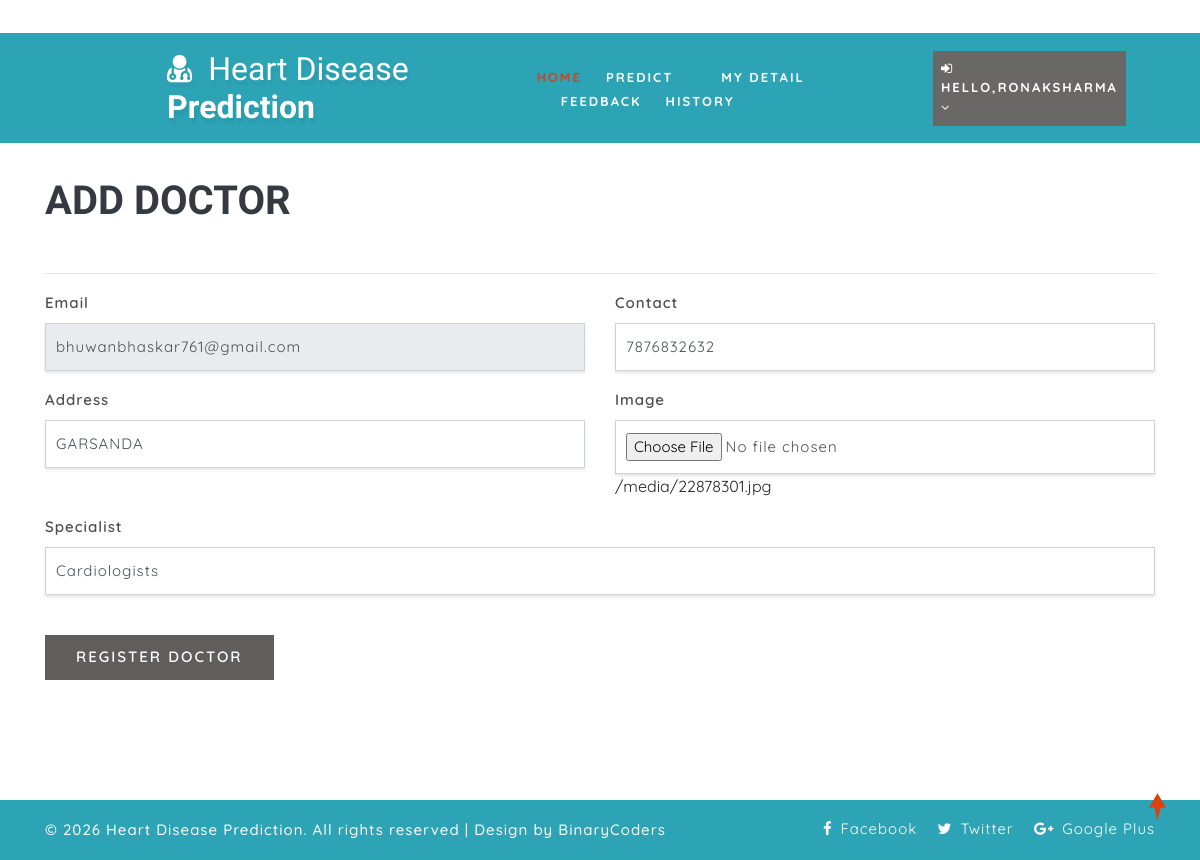
The app's page /change_doctor/1/ (signed in) with its own data.
### health/models.py (models this page shows, shortened)
class Doctor(models.Model):
    status = models.IntegerField(DOCTOR_STATUS, null=True)
    user = models.ForeignKey(User, on_delete=models.CASCADE, null=True)
    contact = models.CharField(max_length=100, null=True)
    address = models.CharField(max_length=100, null=True)
    category = models.CharField(max_length=100, null=True)
    doj = models.DateField(null=True)
    dob = models.DateField(null=True)
    image = models.FileField(null=True)

### health/views.py (the view, shortened to what this page needs)
# urls.py: path('change_doctor/<int:pid>/', add_doctor,name="change_doctor"),
@login_required(login_url="login")
def add_doctor(request,pid=None):
    doctor = None
    if pid:
        doctor = Doctor.objects.get(id=pid)
    d = {"doctor": doctor}
    return render(request, 'add_doctor.html', d)

### health/templates/add_doctor.html (shortened to what this page needs)
{% extends 'index.html' %}
{% load static %}
{% block body %}
<section class="logins py-5">
	<div class="container py-xl-5 py-lg-3">
		<div class="title-section mb-md-5 mb-4">
			<h6 class="w3ls-title-sub"></h6><br><br>
			<h3 class="w3ls-title text-uppercase text-dark font-weight-bold">Add Doctor</h3>
		</div>
		<hr/>
		<div class="login px-sm-12" style="width:100%">
			<form action="{% if doctor %}/change_doctor/{{doctor.id}}/{% else %}/add_doctor{% endif %}" method="post" enctype="multipart/form-data">
				<div class="form-group row">
					<div class="col-md-6">
						<label>Email</label>
						<input type="email" class="form-control" name="email" placeholder="Enter Email"
							   required value="{{ doctor.user.email }}" {% if doctor %}readonly{% endif %}>
					</div>
					<div class="col-md-6">
						<label>Contact</label>
						<input type="text" class="form-control" name="contact" placeholder="Enter Contact"
							   required value="{{ doctor.contact }}">
					</div>
				</div>
				<div class="form-group row">
					<div class="col-md-6">
						<label class="mb-2">Address</label>
						<input type="text" class="form-control" name="address"
							   placeholder="Enter Address" required value="{{ doctor.address }}">
					</div>
					<div class="col-md-6">
						<label>Image</label>
						<input type="file" class="form-control" name="image">
						{% if doctor %}
							<span>{{ doctor.image.url }}</span>
						{% endif %}
					</div>
				</div>
				<div class="form-group row">
					<div class="col-md-12">
						<label>Specialist</label>
						<input class="form-control" name="category"
							   placeholder="Specialist" value="{{ doctor.category }}">
					</div>
				</div>
				<button type="submit" class="btn submit mt-4"
						style="background-color: #605d5d;">Register Doctor</button>
			</form>
		</div>
	</div>
</section>
{% endblock %}

### health/templates/index.html (shortened to what this page needs)
<!DOCTYPE html>
{% load static %}
<html lang="zxx">
<head>
	<link rel="stylesheet" href="{% static 'css/bootstrap.css' %}">
	<link href="{% static 'css/css_slider.css' %}" type="text/css" rel="stylesheet" media="all">
	<link rel="stylesheet" href="{% static 'css/style.css' %}" type="text/css" media="all" />
	<link href="{% static 'css/font-awesome.min.css' %}" rel="stylesheet">
<link rel='stylesheet' type='text/css' href="https://cdn.datatables.net/1.10.21/css/jquery.dataTables.min.css">
<link rel='stylesheet' type='text/css' href="https://cdn.datatables.net/buttons/1.6.2/css/buttons.dataTables.min.css">
</head>
<body>
	<div id="home" style="margin-bottom:2%">
		<header>
			<div class="top-bar py-3">
				<div class="container">
					<div class="row">
						<div class="col-xl-7 col-lg-6 col-md-4 top-social-agile text-md-right text-center mt-md-0 mt-2">
							<div class="row">
								<div class="col-xl-3 col-lg-4 col-6 top-w3layouts p-md-0 text-right">
								</div>
								<div class="col-xl-3 col-lg-4 col-6 header-w3layouts text-md-right text-left">
								</div>
							</div>
						</div>
					</div>
				</div>
			</div>
		</header>
		<div class="main-top" style="background:rgb(44, 164, 182)">
			<div class="container-fluid">
				<div class="header d-md-flex justify-content-between align-items-center py-3">
					<div id="logo" style="margin-left:13%">
						<h1>
							<a href="index.html">
								<span class="fa fa-user-md mr-2"></span>
								<span class="logo-sp">Heart Disease</span> Prediction
							</a>
						</h1>
					</div>
					{% if request.user.is_staff %}
					<div class="nav_w3ls" style="margin-right:4%">
						<nav>
							<label for="drop1" class="toggle">Menu</label>
							<input type="checkbox" id="drop1" />
							<ul class="menu" style="padding:15px;width:100%">
								<li class="mx-lg-4 mx-md-3 my-md-0 my-2"><a href="{% url 'admin_home' %}" >Home</a></li>
								<li>
									<label for="drop-2" class="toggle toogle-2"> <span class="fa fa-angle-down" aria-hidden="true"></span>
									</label>
									<a href="#"> Doctor <span class="fa fa-angle-down" aria-hidden="true"></span></a>
									<ul style="margin-top:2%;width:40%;margin-right:0%">
										<li style="width:100%;"><a href="/add_doctor" class="drop-text">Add Doctor</a></li>
										<li style="width:100%;"><a href="/view_doctor" class="drop-text">View Doctor</a></li>
									</ul>
								</li>
								<li class="mx-lg-4 mx-md-3 my-md-0 my-2"><a href="/view_patient">Patient</a></li>
								<li class="mx-lg-4 mx-md-3 my-md-0 my-2">
									<a href="/view_search_pat">Searched Data</a></li>
								<li><a href="/view_feedback">Feedback</a></li>
							</ul>
						</nav>
					</div>
					<div class="nav_w3ls" style="margin-right:3%">
						<nav>
							<label for="drop2" class="toggle">Menu</label>
							<input type="checkbox" id="drop2" />
							<ul class="menu">
								<li class="mx-lg-4 mx-md-3 my-md-0 my-2" style="background:red;padding:8px">
									<label for="drop-2" class="toggle toogle-2"> <span class="fa fa-angle-down" aria-hidden="true"></span>
									</label>
									<a href="#"><i class="fa fa-user"></i> {{request.user.username}} <span class="fa fa-angle-down" aria-hidden="true"></span></a>
									<ul style="margin-top:10%;width:80%;margin-right:5%">
										<li style="width:100%;"><a href="{% url 'change_password' %}" class="drop-text">Password</a></li>
										<li style="width:100%;"><a href="{% url 'logout' %}" class="drop-text">Logout</a></li>
									</ul>
								</li>
							</ul>
						</nav>
					</div>
					{% elif request.user.patient_set.all.0 %}
					<div class="nav_w3ls" style="margin-left:5%;font-weight:bold">
						<nav>
							<ul class="menu" style="padding:15px;width:100%">
								<li><a href="{% url 'patient_home' %}" class="active">Home</a></li>
								<li class="mx-lg-4 mx-md-3 my-md-0 my-2"><a href="/add_heartdetail">Predict</a></li>
								<li class="mx-lg-4 mx-md-3 my-md-0 my-2"><a href="/profile_doctor">My Detail</a></li>
								<li class="mx-lg-4 mx-md-3 my-md-0 my-2"><a href="/sent_feedback">Feedback</a></li>
								<li><a href="/view_search_pat">History</a></li>
							</ul>
						</nav>
					</div>
					<div class="nav_w3ls" style="margin-right:3%">
						<nav>
							<ul class="menu">
								<li class="mx-lg-4 mx-md-3 my-md-0 my-2" style="background:#6a6767;padding:8px">
									<a href="#"><i class="fa fa-sign-in"></i> Hello,{{request.user.username}} <span class="fa fa-angle-down" aria-hidden="true"></span></a>
								</li>
							</ul>
						</nav>
					</div>
					{% endif %}
				</div>
			</div>
		</div>
		{% block body %}
		{% endblock %}
	</div>
	<div class="copy-w3pvt" style="background:rgb(44, 164, 182);color:white">
		<div class="container py-3">
			<div class="row">
				<div class="col-lg-7 w3ls_footer_grid1_left text-lg-left text-center">
					<p style="color:white">&copy; 2026 Heart Disease Prediction. All rights reserved | Design by BinaryCoders</a>
					</p>
				</div>
				<div class="col-lg-5 w3ls_footer_grid_left1_pos text-lg-right text-center mt-lg-0 mt-2">
					<ul style="color:white">
						<li>
							<a href="#" style="color:white" class="facebook">
								<span class="fa fa-facebook-f mr-2"></span>Facebook</a>
						</li>
						<li class="mx-3">
							<a href="#" style="color:white" class="twitter">
								<span class="fa fa-twitter mr-2"></span>Twitter</a>
						</li>
						<li>
							<a href="#" style="color:white" class="google">
								<span class="fa fa-google-plus mr-2"></span>Google Plus</a>
						</li>
					</ul>
				</div>
			</div>
		</div>
	</div>
	<a href="#home" style="color:white" class="move-top text-center"></a>
</body>
</html>

### health/static/css/style.css (style rules this page uses)
body { padding: 0; margin: 0; background: #FFF; font-family: 'Quicksand', sans-serif; }
body a, body button { transition: 0.5s all; -webkit-transition: 0.5s all; -moz-transition: 0.5s all; -o-transition: 0.5s all; -ms-transition: 0.5s all; text-decoration: none; }
html { scroll-behavior: smooth; }
h1, h2, h3, h4, h5, h6 { margin: 0; padding: 0; font-family: 'Mukta', sans-serif; }
p { margin: 0; padding: 0; font-size: 15px; letter-spacing: 1px; line-height: 1.9; color: #999; font-family: 'Quicksand', sans-serif; }
ul, ol { margin: 0; padding: 0; }
a.move-top { width: 34px; height: 34px; background: url(../images/move-top.png) no-repeat; display: inline-block; position: fixed; bottom: 4%; right: 2%; z-index: 0; }
#home { position: relative; }
.main-top { position: absolute; z-index: 999; width: 100%; background: rgba(0, 0, 0, 0.4); }
nav { margin: 0; padding: 0; }
#logo a { float: left; display: initial; font-weight: 700; font-size: 32px; color: #fff; text-shadow: 2px 5px 3px rgba(0, 0, 0, 0.06); padding: 0; }
span.logo-sp { font-weight: 100; }
nav:after { content: ""; display: table; clear: both; }
nav ul { float: right; padding: 0; margin: 0; list-style: none; position: relative; }
nav ul li { margin: 0px; display: inline-block; float: left; }
nav a { padding: 0; color: #fff; font-size: 13px; letter-spacing: 2px; font-weight: 700; text-transform: uppercase; display: inline-block; transition: 0.5s all; -webkit-transition: 0.5s all; -moz-transition: 0.5s all; -o-transition: 0.5s all; -ms-transition: 0.5s all; }
.menu li a.active, .menu li a:hover { color: #2196f3; transition: 0.5s all; -webkit-transition: 0.5s all; -moz-transition: 0.5s all; -o-transition: 0.5s all; -ms-transition: 0.5s all; color: #d84315; }
li>a:only-child:after { content: ''; }
h3.w3ls-title { font-size: 40px; }
.w3ls_footer_grid_left1_pos ul li, ul.list-part li { display: inline-block; }
.w3ls_footer_grid_left1_pos ul li a { color: #000; text-decoration: none; letter-spacing: 1px; font-size: 15px; }
.w3ls_footer_grid1_left p { color: #484848; font-weight: 500; }
.form-bg-w3ls input[type="text"], .form-bg-w3ls input[type="email"], .form-control, .form-bg-w3ls textarea { padding: 12px 10px; border-radius: 0; letter-spacing: 1px; font-size: 15px; outline: none; box-shadow: 0px 2px 3px 0px rgba(0, 0, 0, 0.11); }
.login label { font-size: 15px; color: #4e4f50; font-weight: 600; letter-spacing: 1px; }
.login button { background: #d84315; color: #fff; font-weight: 600; letter-spacing: 2px; font-size: 15px; padding: 10px 30px; text-transform: uppercase; border-radius: 0px; }

### records on screen
Doctor: email "bhuwanbhaskar761@gmail.com", contact "7876832632", address "GARSANDA", image "/media/22878301.jpg", category "Cardiologists"

### other values on screen
{{ request.user.username }} "RONAKSHARMA"
